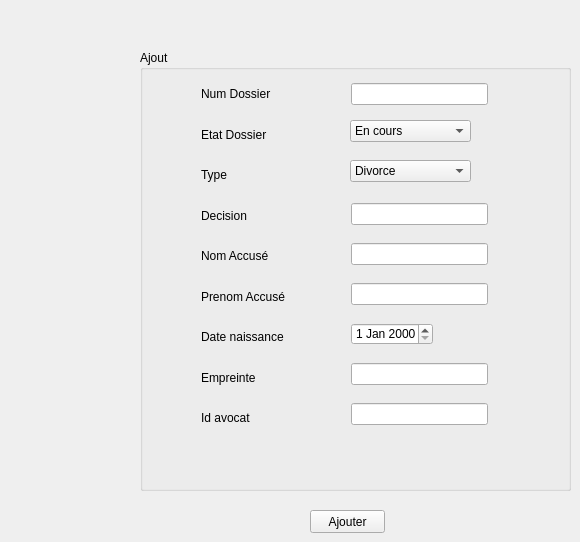
      <widget class="QWidget" name="tab_10">
       <attribute name="title">
        <string>Ajouter une affaire</string>
       </attribute>
       <widget class="QGroupBox" name="groupBox_4">
        <property name="geometry">
         <rect>
          <x>140</x>
          <y>50</y>
          <width>431</width>
          <height>441</height>
         </rect>
        </property>
        <property name="title">
         <string>Ajout</string>
        </property>
        <widget class="QLabel" name="label_5">
         <property name="geometry">
          <rect>
           <x>61</x>
           <y>360</y>
           <width>54</width>
           <height>16</height>
          </rect>
         </property>
         <property name="text">
          <string>Id avocat</string>
         </property>
        </widget>
        <widget class="QLabel" name="label_18">
         <property name="geometry">
          <rect>
           <x>61</x>
           <y>198</y>
           <width>71</width>
           <height>16</height>
          </rect>
         </property>
         <property name="text">
          <string>Nom Accusé</string>
         </property>
        </widget>
        <widget class="QLabel" name="label_19">
         <property name="geometry">
          <rect>
           <x>61</x>
           <y>239</y>
           <width>88</width>
           <height>16</height>
          </rect>
         </property>
         <property name="text">
          <string>Prenom Accusé</string>
         </property>
        </widget>
        <widget class="QLineEdit" name="le_id">
         <property name="geometry">
          <rect>
           <x>211</x>
           <y>353</y>
           <width>137</width>
           <height>22</height>
          </rect>
         </property>
        </widget>
        <widget class="QLineEdit" name="le_nom">
         <property name="geometry">
          <rect>
           <x>211</x>
           <y>193</y>
           <width>137</width>
           <height>22</height>
          </rect>
         </property>
        </widget>
        <widget class="QLineEdit" name="le_prenom">
         <property name="geometry">
          <rect>
           <x>211</x>
           <y>233</y>
           <width>137</width>
           <height>22</height>
          </rect>
         </property>
        </widget>
        <widget class="QDateEdit" name="le_date">
         <property name="geometry">
          <rect>
           <x>211</x>
           <y>273</y>
           <width>82</width>
           <height>22</height>
          </rect>
         </property>
        </widget>
        <widget class="QLabel" name="label_20">
         <property name="geometry">
          <rect>
           <x>61</x>
           <y>279</y>
           <width>87</width>
           <height>16</height>
          </rect>
         </property>
         <property name="text">
          <string>Date naissance</string>
         </property>
        </widget>
        <widget class="QLineEdit" name="le_num">
         <property name="geometry">
          <rect>
           <x>211</x>
           <y>33</y>
           <width>137</width>
           <height>22</height>
          </rect>
         </property>
        </widget>
        <widget class="QLabel" name="label_21">
         <property name="geometry">
          <rect>
           <x>61</x>
           <y>36</y>
           <width>73</width>
           <height>16</height>
          </rect>
         </property>
         <property name="text">
          <string>Num Dossier</string>
         </property>
        </widget>
        <widget class="QLabel" name="label_22">
         <property name="geometry">
          <rect>
           <x>61</x>
           <y>117</y>
           <width>29</width>
           <height>16</height>
          </rect>
         </property>
         <property name="text">
          <string>Type</string>
         </property>
        </widget>
        <widget class="QLineEdit" name="lemprete">
         <property name="geometry">
          <rect>
           <x>211</x>
           <y>313</y>
           <width>137</width>
           <height>22</height>
          </rect>
         </property>
        </widget>
        <widget class="QLabel" name="label_23">
         <property name="geometry">
          <rect>
           <x>61</x>
           <y>320</y>
           <width>71</width>
           <height>16</height>
          </rect>
         </property>
         <property name="text">
          <string>Empreinte</string>
         </property>
        </widget>
        <widget class="QLineEdit" name="le_dec">
         <property name="geometry">
          <rect>
           <x>211</x>
           <y>153</y>
           <width>137</width>
           <height>22</height>
          </rect>
         </property>
        </widget>
        <widget class="QLabel" name="label_24">
         <property name="geometry">
          <rect>
           <x>61</x>
           <y>77</y>
           <width>69</width>
           <height>16</height>
          </rect>
         </property>
         <property name="text">
          <string>Etat Dossier</string>
         </property>
        </widget>
        <widget class="QLabel" name="label_25">
         <property name="geometry">
          <rect>
           <x>61</x>
           <y>158</y>
           <width>48</width>
           <height>16</height>
          </rect>
         </property>
         <property name="text">
          <string>Decision</string>
         </property>
        </widget>
        <widget class="QComboBox" name="comboBox_type">
         <property name="geometry">
          <rect>
           <x>210</x>
           <y>110</y>
           <width>121</width>
           <height>22</height>
          </rect>
         </property>
         <item>
          <property name="text">
           <string>Divorce</string>
          </property>
         </item>
         <item>
          <property name="text">
           <string>Murder</string>
          </property>
         </item>
         <item>
          <property name="text">
           <string>Theft</string>
          </property>
         </item>
         <item>
          <property name="text">
           <string>Rape</string>
          </property>
         </item>
        </widget>
        <widget class="QComboBox" name="comboBox_etat">
         <property name="geometry">
          <rect>
           <x>210</x>
           <y>70</y>
           <width>121</width>
           <height>22</height>
          </rect>
         </property>
         <item>
          <property name="text">
           <string>En cours</string>
          </property>
         </item>
         <item>
          <property name="text">
           <string>Fini</string>
          </property>
         </item>
        </widget>
       </widget>
       <widget class="QPushButton" name="pbAjouter">
        <property name="geometry">
         <rect>
          <x>310</x>
          <y>510</y>
          <width>75</width>
          <height>23</height>
         </rect>
        </property>
        <property name="text">
         <string>Ajouter</string>
        </property>
       </widget>
      </widget>
